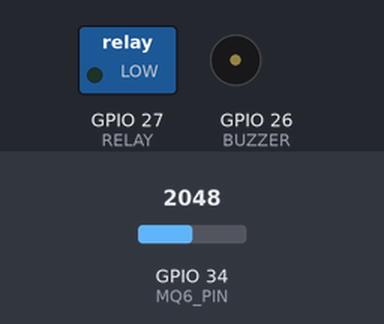
This sketch was run on a simulated ESP32. Parts: switched loads named in the sketch (green lamp = pin HIGH), buzzer (waves = sounding, pin HIGH). Inputs (shaded band) come from the test bench; at power-on: GPIO 34 (MQ6_PIN) = 2048. WiFi joins after 1.5 s; servers stay silent unless stated; uploads are accepted with an empty reply; what the sketch prints to the serial monitor is not drawn.

Above: at 2.7 s.
2.8 s: GPIO 34 (MQ6_PIN) set to 1540
6.9 s: GPIO 34 (MQ6_PIN) set to 1445
At 9.5 s:
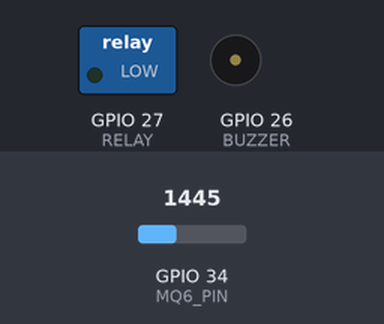
13.5 s: GPIO 34 (MQ6_PIN) set to 2047
At 15.3 s:
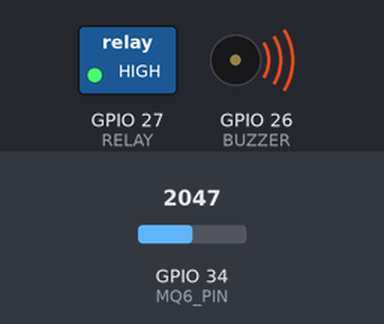
17.6 s: GPIO 34 (MQ6_PIN) set to 1460
At 18.9 s:
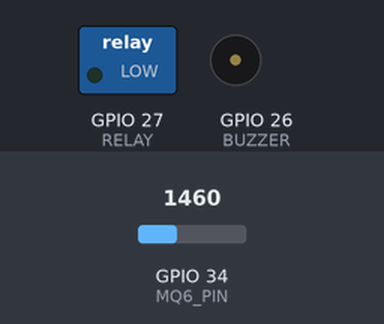
Timing chart, 0 to 20.6 s (numbered marks = the images above; inputs shaded):
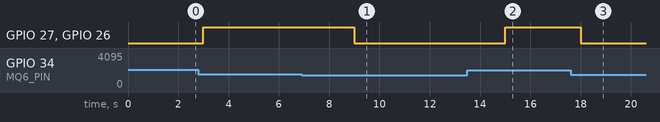

Measured:
- after the input at 6.9 s, GPIO 27 (RELAY), GPIO 26 (BUZZER): HIGH → LOW after 2.1 s
- after the input at 13.5 s, GPIO 27 (RELAY), GPIO 26 (BUZZER): LOW → HIGH after 1.5 s
- after the input at 17.6 s, GPIO 27 (RELAY), GPIO 26 (BUZZER): HIGH → LOW after 0.41 s

The sketch:

sketch_may20a.ino
```cpp
#include <WiFi.h>
#include <HTTPClient.h>
#include <ArduinoOTA.h>

//const char* ssid = "ahla_B10";
//const char* password = "Ahlanuha1903anak2";

const char* ssid = "smaihbsx1-3";
const char* password = "12345678";

// URL API GOLANG
const char* serverName = "http://192.168.1.100:2211/migas/api/v1/gas";

const char* deviceId = "GAS-29FXHH";
const char* deviceToken = "1P2CQSGNGA0XZSD15NEQ";

// PIN
#define MQ6_PIN 34
#define BUZZER 26
#define RELAY 27

int batasGas = 1500;

void setup()
{
  Serial.begin(115200);

  pinMode(BUZZER, OUTPUT);
  pinMode(RELAY, OUTPUT);

  WiFi.begin(ssid, password);

  while (WiFi.status() != WL_CONNECTED)
  {
    delay(500);
    Serial.print(".");
  }

  Serial.println("");
  Serial.println("WiFi Connected");
  Serial.println(WiFi.localIP());

  // OTA
  ArduinoOTA.setHostname(deviceId);
  ArduinoOTA.setPassword("1234567890");

  ArduinoOTA.begin();

  Serial.println("OTA READY");
}

unsigned long lastSend = 0;
unsigned long interval = 3000; // 3 detik

// 20 request / menit
// 1200 request / jam
// 28800 request / hari

void loop()
{
  ArduinoOTA.handle();

  if(millis() - lastSend > interval)
  {
    lastSend = millis();

    //int gasValue = 200;

    // nanti kalau sensor sudah dipasang:
    int gasValue = analogRead(MQ6_PIN);

    Serial.print("Gas Value: ");
    Serial.println(gasValue);

    bool statusGas = false;
    String alarmStatus = "AMAN";

    if(gasValue > batasGas)
    {
      statusGas = true;
      alarmStatus = "BAHAYA";

      digitalWrite(BUZZER, HIGH);
      digitalWrite(RELAY, HIGH);
    }
    else
    {
      digitalWrite(BUZZER, LOW);
      digitalWrite(RELAY, LOW);
    }

    kirimData(statusGas, alarmStatus);
  }
}

void kirimData(bool statusGas, String alarmStatus)
{
  if(WiFi.status() == WL_CONNECTED)
  {
    HTTPClient http;

    Serial.println("CONNECT API...");
    Serial.println(serverName);

    http.begin(serverName);

    // TIMEOUT 3 DETIK
    http.setTimeout(3000);

    http.addHeader("Content-Type", "application/json");

    String jsonData = "{";
    jsonData += "\"device_id\":\"";
    jsonData += deviceId;
    jsonData += "\",";

    jsonData += "\"device_token\":\"";
    jsonData += deviceToken;
    jsonData += "\",";

    jsonData += "\"status_gas\":";
    jsonData += (statusGas ? "true" : "false");
    jsonData += ",";

    jsonData += "\"alarm_status\":\"";
    jsonData += alarmStatus;
    jsonData += "\",";

    jsonData += "\"wifi_status\":true";
    jsonData += "}";

    Serial.println("JSON:");
    Serial.println(jsonData);

    int responseCode = http.POST(jsonData);

    Serial.print("Response Code: ");
    Serial.println(responseCode);

    // CEK HASIL REQUEST
    if(responseCode > 0)
    {
      Serial.println("KIRIM SUKSES");

      String response = http.getString();

      Serial.println(response);
    }
    else
    {
      Serial.println("BACKEND OFFLINE");

      Serial.print("HTTP ERROR: ");
      Serial.println(http.errorToString(responseCode));
    }

    http.end();
  }
  else
  {
    Serial.println("WIFI DISCONNECTED");
  }
}
```
